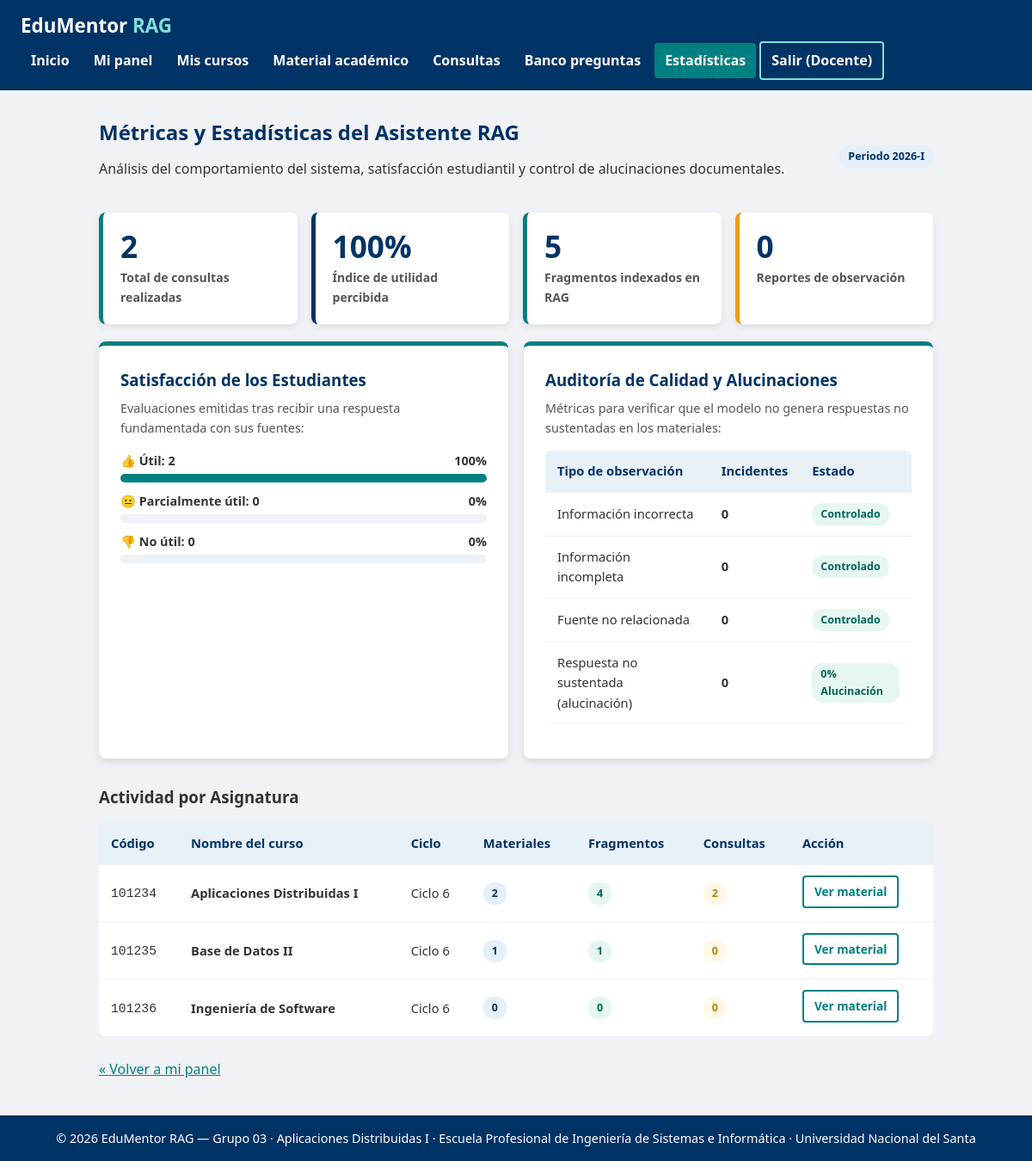
Page /estadisticas.php (signed in) on the committed database.
### tables this page shows
CREATE TABLE cursos (
  id INT AUTO_INCREMENT PRIMARY KEY,
  docente_id INT NOT NULL,
  codigo VARCHAR(10) NOT NULL,
  nombre VARCHAR(120) NOT NULL,
  ciclo TINYINT,
  descripcion TEXT,
  FOREIGN KEY (docente_id) REFERENCES usuarios(id) ON DELETE CASCADE
);

### backend/datos.php (called while the page is built, shortened)
<?php
require_once __DIR__ . '/../database/conexion.php';
function obtenerCursos() {
    return obtenerConexionBD()->query('SELECT * FROM cursos ORDER BY id')->fetchAll();
}
function obtenerMateriales($curso_id = null) {
    $pdo = obtenerConexionBD();
    if ($curso_id !== null && $curso_id > 0) {
        $st = $pdo->prepare('SELECT * FROM materiales WHERE curso_id = ? ORDER BY id');
        $st->execute([(int)$curso_id]);
        return $st->fetchAll();
    }
    return $pdo->query('SELECT * FROM materiales ORDER BY id')->fetchAll();
}
function obtenerFragmentosPorMaterial($material_id) {
    $st = obtenerConexionBD()->prepare('SELECT * FROM fragmentos WHERE material_id = ? ORDER BY pagina, id');
    $st->execute([(int)$material_id]);
    return $st->fetchAll();
}
function obtenerConsultas($estudiante_id = null, $curso_id = null) {
    $pdo = obtenerConexionBD();
    $sql = 'SELECT c.id, c.estudiante_id, u.nombre AS estudiante_nombre, c.curso_id,
                   c.pregunta, c.respuesta, c.creado_en, v.utilidad, v.reporte
            FROM consultas c
            JOIN usuarios u ON u.id = c.estudiante_id
            LEFT JOIN valoraciones v ON v.consulta_id = c.id
            WHERE 1=1';
    $params = [];
    if ($curso_id !== null && $curso_id > 0) {
        $sql .= ' AND c.curso_id = ?';
        $params[] = (int)$curso_id;
    }
    $sql .= ' ORDER BY c.creado_en DESC, c.id DESC';
    $st = $pdo->prepare($sql);
    $st->execute($params);
    $consultas = $st->fetchAll();
    if (!$consultas) {
        return [];
    }
    $ids = array_column($consultas, 'id');
    $marcas = implode(',', array_fill(0, count($ids), '?'));
    $stF = $pdo->prepare("SELECT cf.consulta_id, m.titulo AS documento, m.unidad, f.pagina, f.texto
                          FROM consulta_fuentes cf
                          JOIN fragmentos f ON f.id = cf.fragmento_id
                          JOIN materiales m ON m.id = f.material_id
                          WHERE cf.consulta_id IN ($marcas)");
    $stF->execute($ids);
    $fuentesPorConsulta = [];
    foreach ($stF->fetchAll() as $f) {
        $cid = $f['consulta_id'];
        unset($f['consulta_id']);
        $fuentesPorConsulta[$cid][] = $f;
    }
    foreach ($consultas as &$c) {
        $c['fuentes'] = $fuentesPorConsulta[$c['id']] ?? [];
    }
    return $consultas;
}
function obtenerEstadisticas() {
    $pdo = obtenerConexionBD();
    $contar = function($tabla) use ($pdo) {
        return (int)$pdo->query("SELECT COUNT(*) FROM $tabla")->fetchColumn();
    };
    $utiles = $parciales = $noUtiles = 0;
    foreach ($pdo->query('SELECT utilidad, COUNT(*) AS n FROM valoraciones WHERE utilidad IS NOT NULL GROUP BY utilidad')->fetchAll() as $r) {
        if ($r['utilidad'] === 'util')    $utiles    = (int)$r['n'];
    }
    $reportes = ['incorrecta' => 0, 'incompleta' => 0, 'fuente_no_relacionada' => 0, 'no_sustentada' => 0];
    foreach ($pdo->query('SELECT reporte, COUNT(*) AS n FROM valoraciones WHERE reporte IS NOT NULL GROUP BY reporte')->fetchAll() as $r) {
        $reportes[$r['reporte']] = (int)$r['n'];
    }
    $totalValoradas = $utiles + $parciales + $noUtiles;
    return [
        'total_consultas'       => $contar('consultas'),
        'total_cursos'          => $contar('cursos'),
        'total_materiales'      => $contar('materiales'),
        'total_fragmentos'      => $contar('fragmentos'),
        'total_banco_preguntas' => $contar('preguntas_banco'),
        'utiles'                => $utiles,
        'parciales'             => $parciales,
        'no_utiles'             => $noUtiles,
        'porcentaje_util'       => $totalValoradas > 0 ? round(($utiles / $totalValoradas) * 100) : 100,
        'reportes'              => $reportes
    ];
}

### database/conexion.php (called while the page is built)
<?php
function obtenerConexionBD() {
    static $pdo = null;
    if ($pdo !== null) {
        return $pdo;
    }
    $host    = getenv('DB_HOST') ?: '127.0.0.1';
    $puerto  = getenv('DB_PORT') ?: '3306';
    $dbname  = getenv('DB_NAME') ?: 'edumentor';
    $usuario = getenv('DB_USER') ?: 'root';
    $clave   = getenv('DB_PASS') !== false ? getenv('DB_PASS') : '';
    try {
        $dsn = "mysql:host={$host};port={$puerto};dbname={$dbname};charset=utf8mb4";
        $pdo = new PDO($dsn, $usuario, $clave, [
            PDO::ATTR_ERRMODE            => PDO::ERRMODE_EXCEPTION,
            PDO::ATTR_DEFAULT_FETCH_MODE => PDO::FETCH_ASSOC,
            PDO::ATTR_EMULATE_PREPARES   => false,
        ]);
        return $pdo;
    } catch (PDOException $e) {
        error_log('EduMentor - error de conexión MySQL: ' . $e->getMessage());
        http_response_code(500);
        $msg = 'No se pudo conectar con la base de datos. Verifica que MySQL esté iniciado en XAMPP y que exista la base "edumentor" (importa database/edumentor.sql).';
        foreach (headers_list() as $h) {
            if (stripos($h, 'application/json') !== false) {
                die(json_encode(['error' => $msg]));
            }
        }
        die('<p style="font-family:sans-serif;padding:20px;color:#a00">' . htmlspecialchars($msg) . '</p>');
    }
}

### estadisticas.php (the view, shortened to what this page needs)
<?php
require_once __DIR__ . '/backend/datos.php';
$stats = obtenerEstadisticas();
$cursos = obtenerCursos();
require_once __DIR__ . '/includes/header.php';
?>
<main class="container">
  <div class="acciones-top">
    <div>
      <h2>Métricas y Estadísticas del Asistente RAG</h2>
      <p class="intro">Análisis del comportamiento del sistema, satisfacción estudiantil y control de alucinaciones documentales.</p>
    </div>
    <div>
      <span class="badge badge-azul">Periodo 2026-I</span>
    </div>
  </div>
  <div class="stats-grid">
    <div class="stat-card">
      <div class="stat-num"><?php echo $stats['total_consultas']; ?></div>
      <div class="stat-label">Total de consultas realizadas</div>
    </div>
    <div class="stat-card azul">
      <div class="stat-num"><?php echo $stats['porcentaje_util']; ?>%</div>
      <div class="stat-label">Índice de utilidad percibida</div>
    </div>
    <div class="stat-card">
      <div class="stat-num"><?php echo $stats['total_fragmentos']; ?></div>
      <div class="stat-label">Fragmentos indexados en RAG</div>
    </div>
    <div class="stat-card amarillo">
      <div class="stat-num"><?php echo array_sum($stats['reportes']); ?></div>
      <div class="stat-label">Reportes de observación</div>
    </div>
  </div>
  <div class="grid">
    <article class="card">
      <h3>Satisfacción de los Estudiantes</h3>
      <p style="font-size: 0.9rem; color: #555; margin-bottom: 15px;">Evaluaciones emitidas tras recibir una respuesta fundamentada con sus fuentes:</p>
      <div style="display: flex; flex-direction: column; gap: 10px;">
        <div>
          <div style="display: flex; justify-content: space-between; font-weight: 600; font-size: 0.9rem;">
            <span>👍 Útil: <?php echo $stats['utiles']; ?></span>
            <span><?php echo ($stats['total_consultas'] > 0) ? round(($stats['utiles'] / $stats['total_consultas']) * 100) : 0; ?>%</span>
          </div>
          <div style="background: #eef2f6; height: 10px; border-radius: 5px; overflow: hidden; margin-top: 4px;">
            <div style="background: #008080; height: 100%; width: <?php echo ($stats['total_consultas'] > 0) ? ($stats['utiles'] / $stats['total_consultas']) * 100 : 0; ?>%;"></div>
          </div>
        </div>
        <div>
          <div style="display: flex; justify-content: space-between; font-weight: 600; font-size: 0.9rem;">
            <span>😐 Parcialmente útil: <?php echo $stats['parciales']; ?></span>
            <span><?php echo ($stats['total_consultas'] > 0) ? round(($stats['parciales'] / $stats['total_consultas']) * 100) : 0; ?>%</span>
          </div>
          <div style="background: #eef2f6; height: 10px; border-radius: 5px; overflow: hidden; margin-top: 4px;">
          </div>
        </div>
        <div>
          <div style="display: flex; justify-content: space-between; font-weight: 600; font-size: 0.9rem;">
            <span>👎 No útil: <?php echo $stats['no_utiles']; ?></span>
            <span><?php echo ($stats['total_consultas'] > 0) ? round(($stats['no_utiles'] / $stats['total_consultas']) * 100) : 0; ?>%</span>
          </div>
          <div style="background: #eef2f6; height: 10px; border-radius: 5px; overflow: hidden; margin-top: 4px;">
          </div>
        </div>
      </div>
    </article>
    <article class="card">
      <h3>Auditoría de Calidad y Alucinaciones</h3>
      <p style="font-size: 0.9rem; color: #555; margin-bottom: 12px;">Métricas para verificar que el modelo no genera respuestas no sustentadas en los materiales:</p>
      <div class="tabla-responsive">
        <table class="tabla">
          <thead>
            <tr>
              <th>Tipo de observación</th>
              <th>Incidentes</th>
              <th>Estado</th>
            </tr>
          </thead>
          <tbody>
            <tr>
              <td>Información incorrecta</td>
              <td><strong><?php echo $stats['reportes']['incorrecta']; ?></strong></td>
              <td><span class="badge <?php echo $stats['reportes']['incorrecta'] === 0 ? 'badge-verde' : 'badge-amarillo'; ?>"><?php echo $stats['reportes']['incorrecta'] === 0 ? 'Controlado' : 'Revisar'; ?></span></td>
            </tr>
            <tr>
              <td>Información incompleta</td>
              <td><strong><?php echo $stats['reportes']['incompleta']; ?></strong></td>
              <td><span class="badge <?php echo $stats['reportes']['incompleta'] === 0 ? 'badge-verde' : 'badge-amarillo'; ?>"><?php echo $stats['reportes']['incompleta'] === 0 ? 'Controlado' : 'Revisar'; ?></span></td>
            </tr>
            <tr>
              <td>Fuente no relacionada</td>
              <td><strong><?php echo $stats['reportes']['fuente_no_relacionada']; ?></strong></td>
              <td><span class="badge <?php echo $stats['reportes']['fuente_no_relacionada'] === 0 ? 'badge-verde' : 'badge-amarillo'; ?>"><?php echo $stats['reportes']['fuente_no_relacionada'] === 0 ? 'Controlado' : 'Revisar'; ?></span></td>
            </tr>
            <tr>
              <td>Respuesta no sustentada (alucinación)</td>
              <td><strong><?php echo $stats['reportes']['no_sustentada']; ?></strong></td>
              <td><span class="badge <?php echo $stats['reportes']['no_sustentada'] === 0 ? 'badge-verde' : 'badge-rojo'; ?>"><?php echo $stats['reportes']['no_sustentada'] === 0 ? '0% Alucinación' : 'Atención'; ?></span></td>
            </tr>
          </tbody>
        </table>
      </div>
    </article>
  </div>
  <h3>Actividad por Asignatura</h3>
  <div class="tabla-responsive">
    <table class="tabla">
      <thead>
        <tr>
          <th>Código</th>
          <th>Nombre del curso</th>
          <th>Ciclo</th>
          <th>Materiales</th>
          <th>Fragmentos</th>
          <th>Consultas</th>
          <th>Acción</th>
        </tr>
      </thead>
      <tbody>
        <?php foreach ($cursos as $c):
          $mats = obtenerMateriales($c['id']);
          $numFrags = 0;
          foreach ($mats as $m) {
            $numFrags += count(obtenerFragmentosPorMaterial($m['id']));
          }
          $consu = obtenerConsultas(null, $c['id']);
        ?>
          <tr>
            <td><code><?php echo htmlspecialchars($c['codigo']); ?></code></td>
            <td><strong><?php echo htmlspecialchars($c['nombre']); ?></strong></td>
            <td>Ciclo <?php echo htmlspecialchars($c['ciclo']); ?></td>
            <td><span class="badge badge-azul"><?php echo count($mats); ?></span></td>
            <td><span class="badge badge-verde"><?php echo $numFrags; ?></span></td>
            <td><span class="badge badge-amarillo"><?php echo count($consu); ?></span></td>
            <td>
              <a href="materiales.php?curso_id=<?php echo $c['id']; ?>" class="btn btn-sec btn-sm">Ver material</a>
            </td>
          </tr>
        <?php endforeach; ?>
      </tbody>
    </table>
  </div>
  <p style="margin-top: 25px;"><a href="dashboard.php">&laquo; Volver a mi panel</a></p>
</main>
<?php require_once __DIR__ . '/includes/footer.php'; ?>

### css/styles.css (style rules this page uses)
:root { --azul:#003366;--azul-osc:#002244;--verde:#008080;--verde-osc:#005555;--fondo:#f0f2f5;--txt:#333 }
* { box-sizing:border-box;margin:0;padding:0 }
body { font-family:'Segoe UI',Tahoma,Geneva,Verdana,sans-serif;background:var(--fondo);color:var(--txt);line-height:1.6 }
a { color:var(--verde) }
.container { max-width:1000px;margin:30px auto;padding:0 15px }
.container h2 { color:var(--azul);margin-bottom:10px }
.intro { margin-bottom:18px }
.grid { display:flex;gap:18px;flex-wrap:wrap;margin-bottom:30px }
.grid .card { flex:1 1 260px }
.card { background:#fff;padding:25px;border-radius:8px;box-shadow:0 4px 10px rgba(0,0,0,.1);border-top:5px solid var(--verde) }
.card h3 { color:var(--azul);margin-bottom:6px }
.btn { display:inline-block;background:var(--verde);color:#fff;border:0;padding:10px 20px;border-radius:4px;font-weight:700;text-decoration:none;cursor:pointer;font-size:1rem;margin:4px 6px 4px 0 }
.btn-sec { background:transparent;border:2px solid var(--verde);color:var(--verde) }
.acciones-top { display:flex;justify-content:space-between;align-items:center;flex-wrap:wrap;gap:12px;margin-bottom:20px }
.btn-sm { padding:6px 12px;font-size:0.85rem;margin:0 4px 4px 0 }
.tabla-responsive { width:100%;overflow-x:auto;margin:15px 0 }
.tabla { width:100%;border-collapse:collapse;background:#fff;border-radius:8px;overflow:hidden;box-shadow:0 2px 6px rgba(0,0,0,.08) }
.tabla th,.tabla td { padding:12px 14px;text-align:left;border-bottom:1px solid #eef2f6;font-size:0.92rem }
.tabla th { background:#e8f0f8;color:var(--azul);font-weight:700 }
.badge { display:inline-block;padding:3px 10px;border-radius:12px;font-size:0.78rem;font-weight:600 }
.badge-verde { background:#e6f7f2;color:#006655 }
.badge-azul { background:#e6f0fa;color:#003366 }
.badge-amarillo { background:#fff8e6;color:#b78103 }
.stats-grid { display:grid;grid-template-columns:repeat(auto-fit,minmax(210px,1fr));gap:16px;margin:20px 0 }
.stat-card { background:#fff;padding:20px;border-radius:8px;box-shadow:0 3px 8px rgba(0,0,0,.08);border-left:5px solid var(--verde) }
.stat-card.azul { border-left-color:var(--azul) }
.stat-card.amarillo { border-left-color:#f39c12 }
.stat-num { font-size:2.2rem;font-weight:700;color:var(--azul);line-height:1.1;margin-bottom:6px }
.stat-label { font-size:0.88rem;color:#555;font-weight:600 }

### rows in the picture
cursos: codigo "101234", nombre "Aplicaciones Distribuidas I", ciclo "6", count($mats) "2", numFrags "4", count($consu) "2"
cursos: codigo "101235", nombre "Base de Datos II", ciclo "6", count($mats) "1", numFrags "1", count($consu) "0"
cursos: codigo "101236", nombre "Ingeniería de Software", ciclo "6", count($mats) "0", numFrags "0", count($consu) "0"

### other values in the picture
$stats['total_consultas'] "2"
$stats['porcentaje_util'] "100"
$stats['total_fragmentos'] "5"
array_sum($stats['reportes']) "0"
$stats['utiles'] "2"
$stats['parciales'] "0"
$stats['no_utiles'] "0"
$stats['reportes']['incorrecta'] "0"
$stats['reportes']['incompleta'] "0"
$stats['reportes']['fuente_no_relacionada'] "0"
$stats['reportes']['no_sustentada'] "0"
